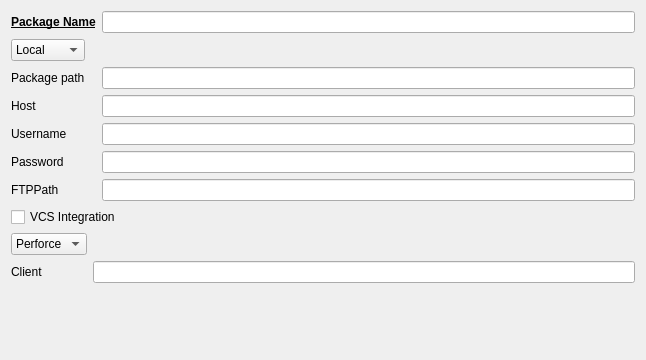
<?xml version="1.0" encoding="UTF-8"?>
<ui version="4.0">
 <class>PackageConfiguration</class>
 <widget class="QWidget" name="PackageConfiguration">
  <property name="geometry">
   <rect>
    <x>0</x>
    <y>0</y>
    <width>646</width>
    <height>360</height>
   </rect>
  </property>
  <property name="sizePolicy">
   <sizepolicy hsizetype="Preferred" vsizetype="Expanding">
    <horstretch>0</horstretch>
    <verstretch>0</verstretch>
   </sizepolicy>
  </property>
  <property name="minimumSize">
   <size>
    <width>400</width>
    <height>110</height>
   </size>
  </property>
  <property name="windowTitle">
   <string>PackageConfiguration</string>
  </property>
  <property name="layoutDirection">
   <enum>Qt::LeftToRight</enum>
  </property>
  <layout class="QGridLayout" name="gridLayout_3">
   <item row="8" column="0" rowspan="2" colspan="3">
    <widget class="QWidget" name="vcs_widget" native="true">
     <layout class="QGridLayout" name="gridLayout_2">
      <property name="leftMargin">
       <number>0</number>
      </property>
      <property name="topMargin">
       <number>0</number>
      </property>
      <property name="rightMargin">
       <number>0</number>
      </property>
      <property name="bottomMargin">
       <number>0</number>
      </property>
      <item row="1" column="0">
       <widget class="QLabel" name="client_lbl">
        <property name="text">
         <string>Client</string>
        </property>
       </widget>
      </item>
      <item row="1" column="1">
       <widget class="QLineEdit" name="client_edit"/>
      </item>
      <item row="0" column="0">
       <widget class="QComboBox" name="vcs_combobox">
        <item>
         <property name="text">
          <string>Perforce</string>
         </property>
        </item>
       </widget>
      </item>
     </layout>
    </widget>
   </item>
   <item row="0" column="0" colspan="2">
    <widget class="QLabel" name="packageNameLbl">
     <property name="font">
      <font>
       <weight>75</weight>
       <bold>true</bold>
       <underline>true</underline>
      </font>
     </property>
     <property name="text">
      <string>Package Name</string>
     </property>
    </widget>
   </item>
   <item row="1" column="0">
    <widget class="QComboBox" name="connectionType">
     <item>
      <property name="text">
       <string>Local</string>
      </property>
     </item>
     <item>
      <property name="text">
       <string>FTP</string>
      </property>
     </item>
    </widget>
   </item>
   <item row="0" column="2">
    <widget class="QLineEdit" name="packageName"/>
   </item>
   <item row="2" column="2">
    <widget class="QLineEdit" name="networkPath"/>
   </item>
   <item row="3" column="0">
    <widget class="QLabel" name="hostLbl">
     <property name="text">
      <string>Host</string>
     </property>
    </widget>
   </item>
   <item row="2" column="0">
    <widget class="QLabel" name="pathLbl">
     <property name="text">
      <string>Package path</string>
     </property>
    </widget>
   </item>
   <item row="5" column="0">
    <widget class="QLabel" name="passwordLbl">
     <property name="text">
      <string>Password</string>
     </property>
    </widget>
   </item>
   <item row="6" column="0">
    <widget class="QLabel" name="ftpPathLbl">
     <property name="text">
      <string>FTPPath</string>
     </property>
    </widget>
   </item>
   <item row="5" column="2">
    <widget class="QLineEdit" name="password"/>
   </item>
   <item row="3" column="2">
    <widget class="QLineEdit" name="host"/>
   </item>
   <item row="4" column="2">
    <widget class="QLineEdit" name="username"/>
   </item>
   <item row="4" column="0">
    <widget class="QLabel" name="usernameLbl">
     <property name="text">
      <string>Username</string>
     </property>
    </widget>
   </item>
   <item row="6" column="2">
    <widget class="QLineEdit" name="ftppath"/>
   </item>
   <item row="7" column="0" colspan="3">
    <widget class="QCheckBox" name="vcs_checkbox">
     <property name="text">
      <string>VCS Integration</string>
     </property>
    </widget>
   </item>
   <item row="10" column="2">
    <spacer name="verticalSpacer">
     <property name="orientation">
      <enum>Qt::Vertical</enum>
     </property>
     <property name="sizeHint" stdset="0">
      <size>
       <width>20</width>
       <height>40</height>
      </size>
     </property>
    </spacer>
   </item>
  </layout>
 </widget>
 <resources/>
 <connections/>
</ui>
